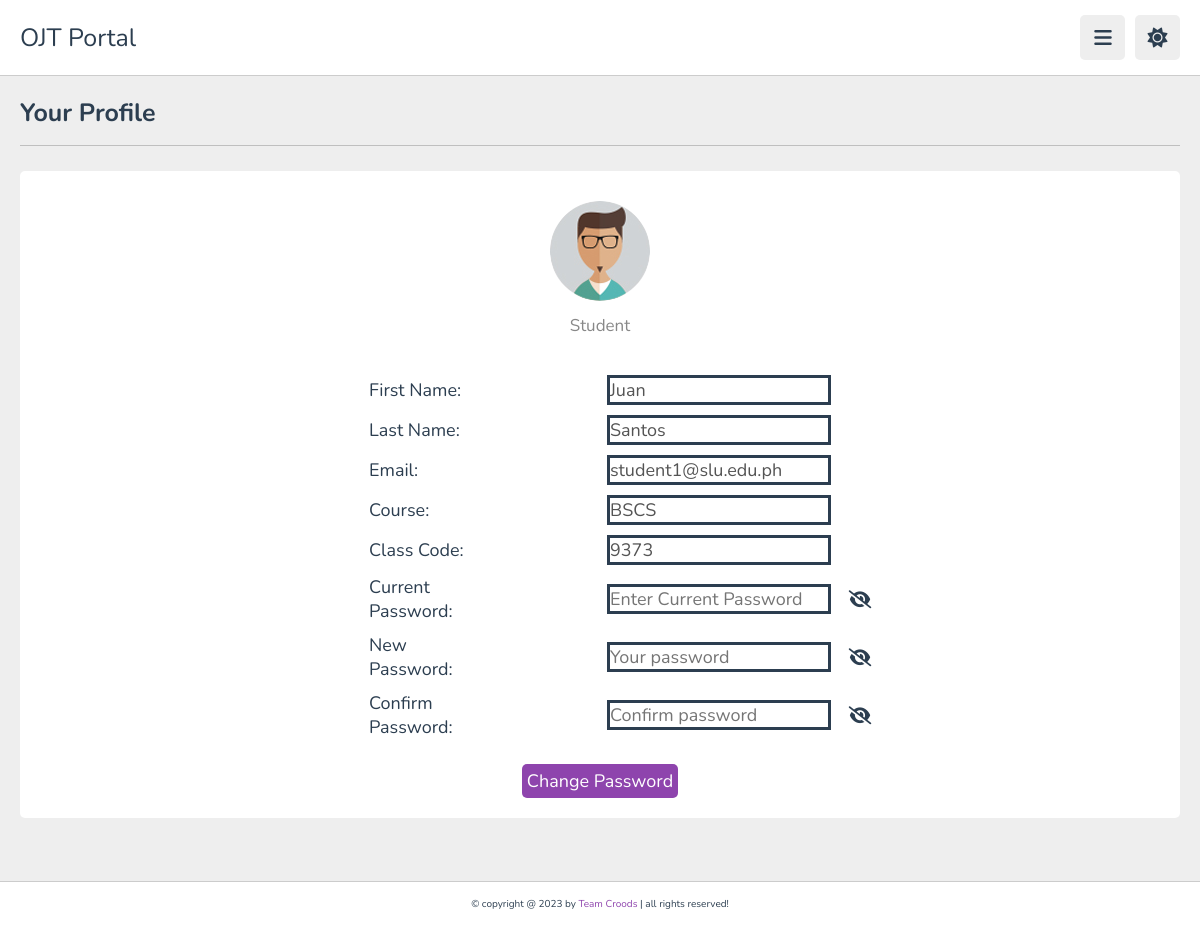
Screenshot of /student/profile.php (signed in) with the database file from the repository.
### tables this page shows
CREATE TABLE IF NOT EXISTS `student` (
  `studentId` int NOT NULL AUTO_INCREMENT,
  `userId` int NOT NULL,
  `firstName` varchar(255) NOT NULL,
  `lastName` varchar(255) NOT NULL,
  `course` varchar(255) NOT NULL,
  `classCode` int NOT NULL,
  PRIMARY KEY (`studentId`),
  KEY `userId_student` (`userId`)
);

CREATE TABLE IF NOT EXISTS `user` (
  `userId` int NOT NULL AUTO_INCREMENT,
  `email` varchar(255) NOT NULL,
  `password` varchar(255) NOT NULL,
  `type` int NOT NULL,
  PRIMARY KEY (`userId`)
);

### student/profile.php (the view, shortened to what this page needs)
<!DOCTYPE html>
<html lang="en">
<head>
   <link rel="stylesheet" href="https://cdnjs.cloudflare.com/ajax/libs/font-awesome/6.1.2/css/all.min.css">
   <link rel="stylesheet" href="../public/css/style.css">
</head>
<body>
<header class="header">
   <section class="flex">
      <a href="index.php" class="logo">OJT Portal</a>
      <div class="icons">
         <div id="menu-btn" class="fas fa-bars"></div>
         <div id="toggle-btn" class="fas fa-sun"></div>
      </div>
   </section>
</header>
<section class="user-profile">
   <h1 class="heading">your profile</h1>
   <div class="info">
      <div class="user">
         <img src="../public/images/pic-1.jpg" alt="">
         <p>Student</p>
      </div>
      <?php
          require("../database/database.php");
          $userId = $_SESSION['userID'];
          $statement = $db->prepare("SELECT * FROM user NATURAL JOIN student WHERE userId = ?");
          $statement->bind_param('s', $userId);
          $statement->execute();
          $result = $statement->get_result();
          $data = $result->fetch_assoc();
          $firstName = $data['firstName'];
          $lastName = $data['lastName'];
          $email = $data['email'];
          $course = $data['course'];
          $classCode = $data['classCode'];
      ?>
      <form class="profile-form" action="change-password.php" method="post">
      <label class="profile-field">
         <span>First Name:</span><input name="firstName" type="text" value=<?php echo "\"$firstName\""; ?> disabled>
      </label>
      <label class="profile-field">
         <span>Last Name:</span><input name="lastName" type="text" value=<?php echo "\"$lastName\""; ?> disabled>
      </label>
      <label class="profile-field">
         <span>Email:</span><input name="email" type="text" value=<?php echo "\"$email\""; ?> disabled>
      </label>
      <label class="profile-field">
         <span>Course:</span><input name="course" type="text" value=<?php echo "\"$course\""; ?> disabled>
      </label>
      <label class="profile-field">
         <span>Class Code:</span><input name="classCode" type="text" value=<?php echo "\"$classCode\""; ?> disabled>
      </label>
      <label class="profile-field">
      <span>Current Password:</span>
         <input class="current-password" name="currentPassword" type="password" value="" placeholder="Enter Current Password" required maxlength="20">
         <i class="fa fa-eye-slash current-password-toggle" onclick="toggleCurrentPasswordVisibility()"></i>
      </label>
      <label class="profile-field">
      <span>New Password:</span>
         <input class="password-input" name="password" type="password" placeholder="Your password" required maxlength="20">
         <i class="fa fa-eye-slash password-toggle" onclick="togglePasswordVisibility()"></i>
      </label>
      <label class="profile-field">
         <span>Confirm Password:</span>
         <input class="confirm-password-input" name="confirmPassword" type="password" required maxlength="20" placeholder="Confirm password">
         <i class="fa fa-eye-slash confirm-password-toggle" onclick="toggleConfirmPasswordVisibility()"></i>
      </label>
         <input class="change-password-btn" type="submit" value="Change Password" name="submit">
      </form>
   </div>
</section>
<footer class="footer">
   &copy; copyright @ 2023 by <span>Team Croods</span> | all rights reserved!
</footer>
</body>
</html>

### public/css/style.css (style rules this page uses)
:root { --main-color:#8e44ad; --red:#e74c3c; --orange:#f39c12; --light-color:#888; --light-bg:#eee; --black:#2c3e50; --white:#fff; --border:.1rem solid rgba(0,0,0,.2); }
* { font-family: 'Nunito', sans-serif; margin:0; padding:0; box-sizing: border-box; outline: none; border:none; text-decoration: none; }
html { font-size: 62.5%; overflow-x: hidden; }
body { background-color: var(--light-bg); padding-left: 30rem; }
section { padding:2rem; margin: 0 auto; max-width: 1200px; }
.heading { font-size: 2.5rem; color:var(--black); margin-bottom: 2.5rem; border-bottom: var(--border); padding-bottom: 1.5rem; text-transform: capitalize; }
.header { position: sticky; top:0; left:0; right: 0; background-color: var(--white); z-index: 1000; border-bottom: var(--border); }
.header .flex { display: flex; align-items: center; justify-content: space-between; position: relative; padding: 1.5rem 2rem; }
.header .flex .logo { font-size: 2.5rem; color: var(--black); }
.header .flex .icons div { font-size: 2rem; color:var(--black); background-color: var(--light-bg); border-radius: .5rem; height: 4.5rem; width: 4.5rem; line-height: 4.5rem; cursor: pointer; text-align: center; margin-left: .7rem; }
a { text-decoration: none; color: var(--orange); }
.user-profile .info { background-color: var(--white); border-radius: .5rem; padding: 2rem; }
.user-profile .info .user { text-align: center; margin-bottom: 2rem; padding: 1rem; }
.user-profile .info .user img { height: 10rem; width: 10rem; border-radius: 50%; object-fit: cover; margin-bottom: 1rem; }
.user-profile .info .user p { font-size: 1.7rem; color: var(--light-color); padding: .3rem 0; }
.footer { background-color: var(--white); border-top: var(--border); position: fixed; bottom: 0; left: 0; right: 0; text-align: center; font-size: 1rem; padding:1.5rem 1rem; color:var(--black); margin-top: 1rem; z-index: 1000; }
.footer span { color:var(--main-color); }
.profile-form { color: var(--black); display: flex; flex-direction: column; flex-wrap: nowrap; justify-content: space-around; align-items: center; }
.profile-field { display: flex; flex-direction: row; flex-wrap: nowrap; justify-content: space-around; align-items: center; }
.profile-form label span { width: 100px; }
.change-password-btn { margin-top: 20px; font-size: 1.8rem; padding: 5px; background-color: var(--main-color); border-radius: 5px; border-color: var(--black); color: white; }
.profile-form label { font-size: 1.8rem; width: 600px; margin-top: 5px; margin-bottom: 5px; }
.profile-field input[type="text"], .profile-field input[type="password"] { background-color: white; font-size: 1.8rem; border-color: var(--black); border-style: solid; border-width: 3px; }
.current-password-toggle, .password-toggle, .confirm-password-toggle { cursor: pointer; position: absolute; margin-left: 520px; }
.user-profile { min-height: 800px; height: 850px; }
@media (max-width:1200px) { body { padding-left: 0; } }

### rows the page displays
student: firstName "Juan", lastName "Santos", email "student1@slu.edu.ph", course "BSCS", classCode "9373"
